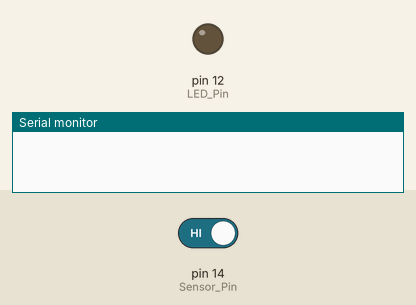
The sketch below on a simulated Arduino Uno, built with avr-gcc and run on an emulated ATmega328P. On the bench: output pins drawn as LEDs (lit = HIGH), the last lines printed to the serial monitor. The inputs (shaded band) are chosen by the test bench; at power-on: pin 14 (Sensor_Pin) HIGH.

Above: at 4.2 s.
4.3 s: pin 14 (Sensor_Pin) driven LOW
At 4.7 s:
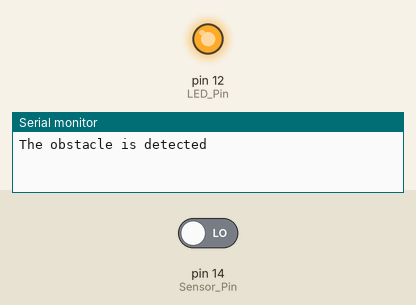
5.8 s: pin 14 (Sensor_Pin) driven HIGH
At 7.0 s:
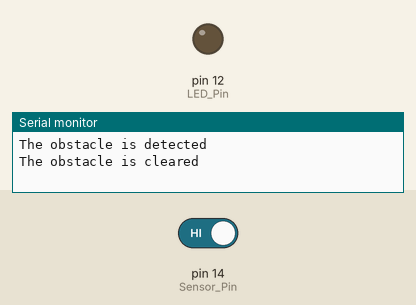
Timing chart, 0 to 8.8 s (numbered marks = the images above; inputs shaded):
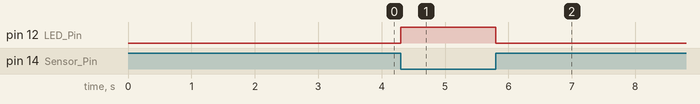

Measured:
- after the input at 4.3 s, pin 12 (LED_Pin): LOW → HIGH at once
- after the input at 5.8 s, pin 12 (LED_Pin): HIGH → LOW at once

The sketch:

exp20-2.ino
```cpp
#define LED_Pin  12
#define Sensor_Pin 14
int lastState = HIGH;  // the previous state from the input pin
int currentState;      // the current reading from the input pin
void setup()
{
   Serial.begin(9600);
   delay(3000);
   pinMode(LED_Pin, OUTPUT);
   pinMode(Sensor_Pin, INPUT);
}

void loop()
{
   currentState = digitalRead(Sensor_Pin);
   if (lastState == HIGH && currentState == LOW)
   {
      digitalWrite(LED_Pin, HIGH);
      Serial.println("The obstacle is detected");
   }
   else if (lastState == LOW && currentState == HIGH)
   {
      digitalWrite(LED_Pin, LOW);
      Serial.println("The obstacle is cleared");
   }
   delay(50);
   // save the the last state
   lastState = currentState;
}
```
